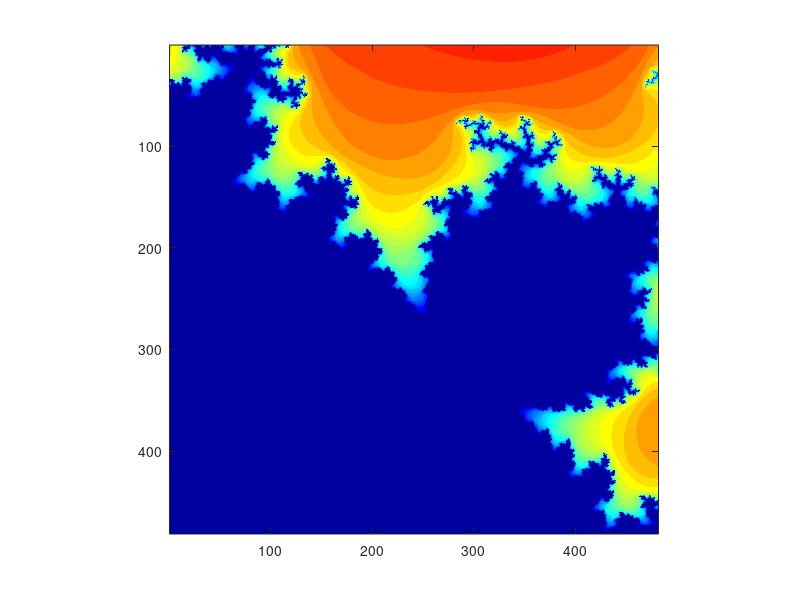

This figure's MATLAB source:
% The give regions and step size from the assignment
x = .105 : .0005 : .345;
y = -0.660 : .0005 : -.420;

n = length(x);
e = ones(n,1);
z0 = x(e,:) + i*y(:,e);

[X,Y] = meshgrid(x,y);
z0 = X + i*Y;

z = zeros(n,n);
c = zeros(n,n);

% The value of depth was given in the assignment
depth = 32;
   for k = 1:depth
      z = z.^2 + z0;
      c(abs(z) < 2) = k;
   end
   
c
image(c)
axis image

colormap(flipud(jet(depth)))
   
